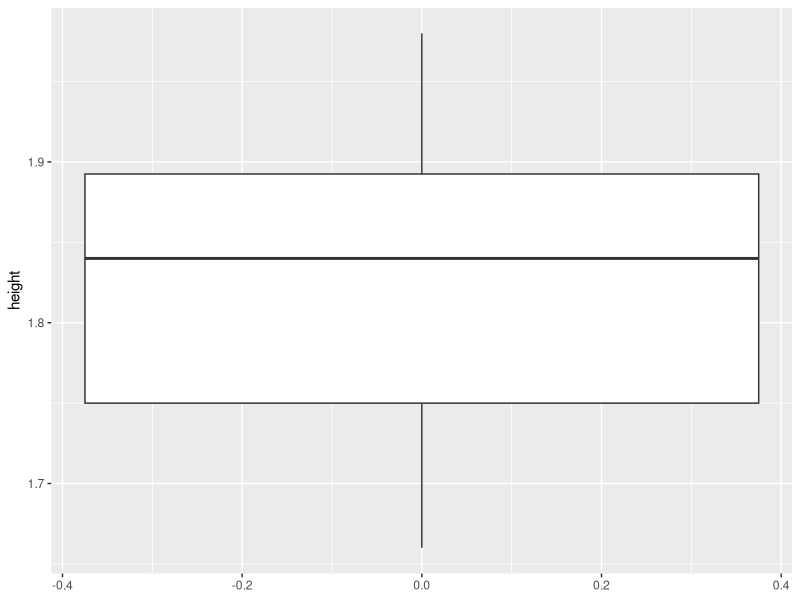
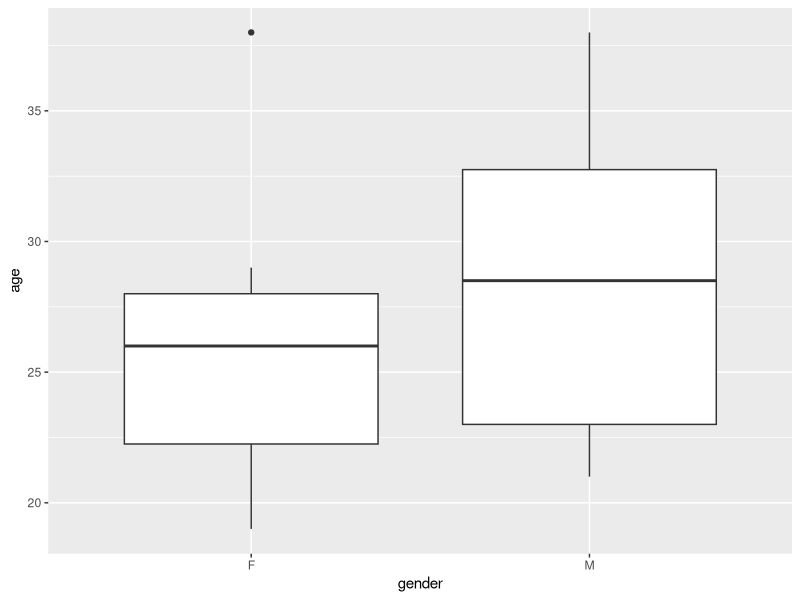

Generate these figures, in order, with R:
install.packages("tidyverse")
library(tidyverse)


name = c("Nadal","Djokovic","Federer","Medvedev","Theim", 
         "Tsitsipas","Zverev","Berrettini","Bautista Agut","Monfils",
         "Barty","Pliskova","Halep","Osaka","Svitolina",   
         "Andreescu","Bencic","Kvitova","Williams","Bertens") 
rank = c(1:10,1:10) 
age  = c(33,32,38,23,26,21,22,23,31,33,          23,27,28,22,25,19,22,29,38,28)
height = c(1.85,1.88,1.85,1.98,1.85,1.93,1.98,1.96,1.83,1.93,  
           1.66,1.86,1.68,1.80,1.74,1.70,1.75,1.82,1.75,1.82) 
weight = c(85,77,85,83,79,89,90,95,75,85,      
           62,72,60,69,60,60,63,68,72,74) 
gender = c(rep("M",10),rep("F",10))
tennis = tibble(name,rank,age,height,weight)
print(tennis) 


nrow(tennis)
ncol(tennis) 
colnames(tennis) 
summary(tennis)
View(tennis)


ggplot(tennis, aes(y=height)) + geom_boxplot() 

ggplot(tennis, aes(x=gender, y=age)) + geom_boxplot() 




